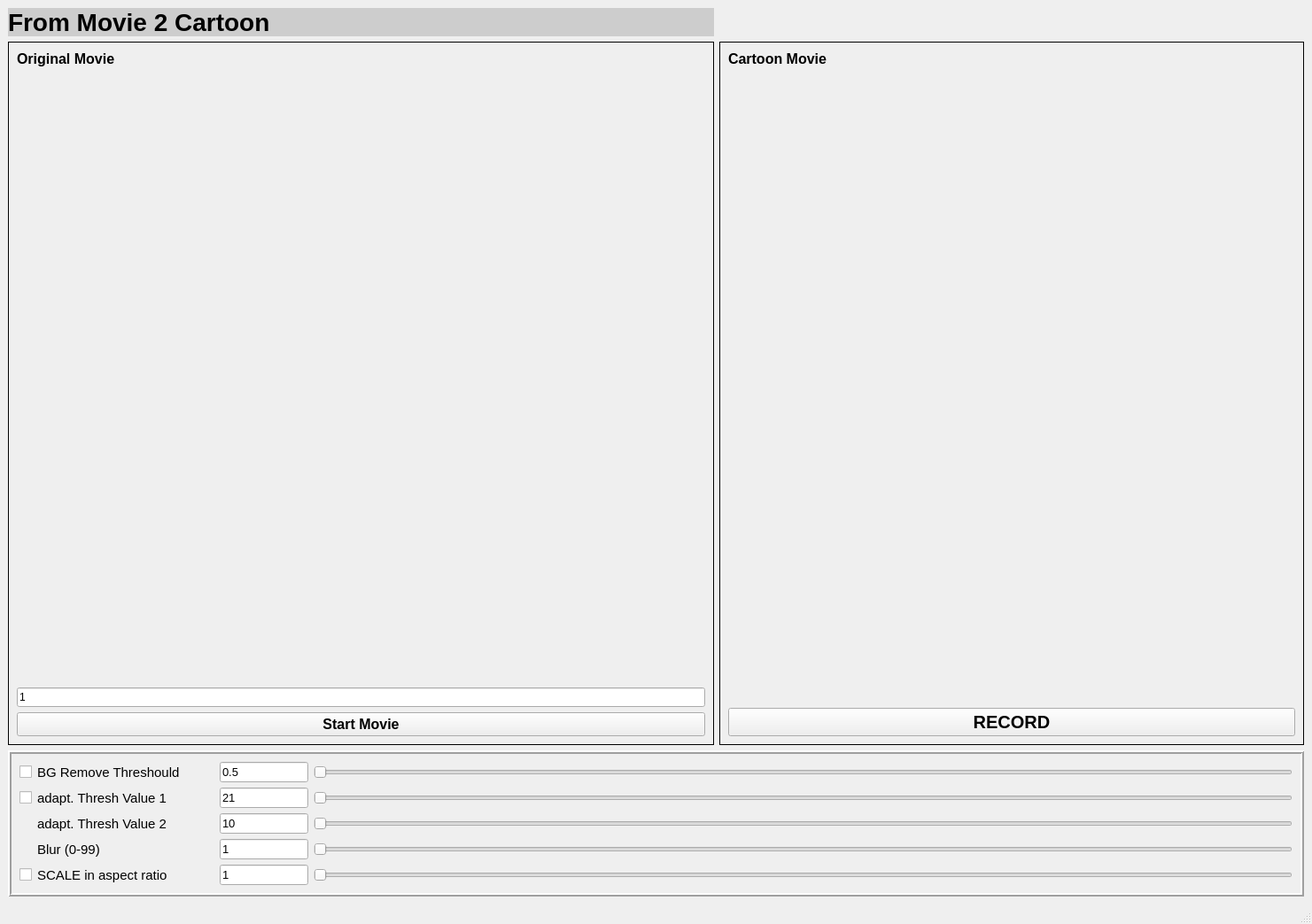
<?xml version="1.0" encoding="UTF-8"?>
<ui version="4.0">
 <class>MainWindow</class>
 <widget class="QMainWindow" name="MainWindow">
  <property name="geometry">
   <rect>
    <x>0</x>
    <y>0</y>
    <width>1481</width>
    <height>1043</height>
   </rect>
  </property>
  <property name="windowTitle">
   <string>MainWindow</string>
  </property>
  <widget class="QWidget" name="centralwidget">
   <layout class="QGridLayout" name="gridLayout_3">
    <item row="0" column="0">
     <widget class="QLabel" name="lbl_headline">
      <property name="font">
       <font>
        <pointsize>21</pointsize>
        <weight>75</weight>
        <bold>true</bold>
        <strikeout>false</strikeout>
       </font>
      </property>
      <property name="styleSheet">
       <string notr="true">background-color: rgb(205, 205, 205);</string>
      </property>
      <property name="frameShape">
       <enum>QFrame::NoFrame</enum>
      </property>
      <property name="frameShadow">
       <enum>QFrame::Plain</enum>
      </property>
      <property name="text">
       <string>From Movie 2 Cartoon</string>
      </property>
     </widget>
    </item>
    <item row="1" column="0">
     <widget class="QFrame" name="frame">
      <property name="frameShape">
       <enum>QFrame::Box</enum>
      </property>
      <property name="frameShadow">
       <enum>QFrame::Plain</enum>
      </property>
      <layout class="QGridLayout" name="gridLayout">
       <item row="4" column="0">
        <widget class="QPushButton" name="pushButton_StartStopCam">
         <property name="font">
          <font>
           <pointsize>12</pointsize>
           <weight>75</weight>
           <bold>true</bold>
          </font>
         </property>
         <property name="text">
          <string>Start Movie</string>
         </property>
        </widget>
       </item>
       <item row="0" column="0">
        <widget class="QLabel" name="lbl_ObjectCamera_2">
         <property name="font">
          <font>
           <pointsize>12</pointsize>
           <weight>75</weight>
           <bold>true</bold>
          </font>
         </property>
         <property name="text">
          <string>Original Movie</string>
         </property>
        </widget>
       </item>
       <item row="1" column="0">
        <widget class="QLabel" name="lbl_imgOriginal">
         <property name="font">
          <font>
           <pointsize>12</pointsize>
           <weight>50</weight>
           <bold>false</bold>
          </font>
         </property>
         <property name="text">
          <string/>
         </property>
         <property name="pixmap">
          <pixmap resource="image.qrc">:/image/images/originalObject.png</pixmap>
         </property>
         <property name="scaledContents">
          <bool>false</bool>
         </property>
        </widget>
       </item>
       <item row="3" column="0">
        <widget class="QLineEdit" name="lineEdit_camNr">
         <property name="text">
          <string>1</string>
         </property>
        </widget>
       </item>
       <item row="2" column="0">
        <spacer name="verticalSpacer">
         <property name="orientation">
          <enum>Qt::Vertical</enum>
         </property>
         <property name="sizeHint" stdset="0">
          <size>
           <width>20</width>
           <height>40</height>
          </size>
         </property>
        </spacer>
       </item>
      </layout>
     </widget>
    </item>
    <item row="1" column="1">
     <widget class="QFrame" name="frame_2">
      <property name="frameShape">
       <enum>QFrame::Box</enum>
      </property>
      <property name="frameShadow">
       <enum>QFrame::Plain</enum>
      </property>
      <layout class="QVBoxLayout" name="verticalLayout">
       <item>
        <widget class="QLabel" name="label_3">
         <property name="font">
          <font>
           <pointsize>12</pointsize>
           <weight>75</weight>
           <bold>true</bold>
          </font>
         </property>
         <property name="text">
          <string>Cartoon Movie</string>
         </property>
        </widget>
       </item>
       <item>
        <widget class="QLabel" name="lbl_filteredImg">
         <property name="minimumSize">
          <size>
           <width>640</width>
           <height>480</height>
          </size>
         </property>
         <property name="font">
          <font>
           <pointsize>10</pointsize>
          </font>
         </property>
         <property name="text">
          <string/>
         </property>
         <property name="pixmap">
          <pixmap resource="image.qrc">:/image/images/preview.png</pixmap>
         </property>
         <property name="scaledContents">
          <bool>false</bool>
         </property>
        </widget>
       </item>
       <item>
        <spacer name="verticalSpacer_2">
         <property name="orientation">
          <enum>Qt::Vertical</enum>
         </property>
         <property name="sizeHint" stdset="0">
          <size>
           <width>20</width>
           <height>40</height>
          </size>
         </property>
        </spacer>
       </item>
       <item>
        <widget class="QPushButton" name="pushButton_2">
         <property name="font">
          <font>
           <pointsize>15</pointsize>
           <weight>75</weight>
           <bold>true</bold>
          </font>
         </property>
         <property name="text">
          <string>RECORD</string>
         </property>
        </widget>
       </item>
      </layout>
     </widget>
    </item>
    <item row="2" column="0" colspan="2">
     <widget class="QFrame" name="frame_3">
      <property name="frameShape">
       <enum>QFrame::Box</enum>
      </property>
      <property name="frameShadow">
       <enum>QFrame::Raised</enum>
      </property>
      <property name="lineWidth">
       <number>2</number>
      </property>
      <layout class="QGridLayout" name="gridLayout_2">
       <item row="0" column="0">
        <widget class="QCheckBox" name="checkBox_treshouldFilter">
         <property name="minimumSize">
          <size>
           <width>0</width>
           <height>0</height>
          </size>
         </property>
         <property name="font">
          <font>
           <pointsize>12</pointsize>
          </font>
         </property>
         <property name="text">
          <string/>
         </property>
        </widget>
       </item>
       <item row="0" column="1">
        <widget class="QLabel" name="label_thresh1">
         <property name="minimumSize">
          <size>
           <width>200</width>
           <height>0</height>
          </size>
         </property>
         <property name="font">
          <font>
           <pointsize>11</pointsize>
          </font>
         </property>
         <property name="text">
          <string>BG Remove Threshould</string>
         </property>
        </widget>
       </item>
       <item row="0" column="2">
        <widget class="QLineEdit" name="lineEdit_thresh1">
         <property name="minimumSize">
          <size>
           <width>100</width>
           <height>0</height>
          </size>
         </property>
         <property name="maximumSize">
          <size>
           <width>50</width>
           <height>16777215</height>
          </size>
         </property>
         <property name="font">
          <font>
           <pointsize>10</pointsize>
          </font>
         </property>
         <property name="text">
          <string>0.5</string>
         </property>
        </widget>
       </item>
       <item row="0" column="3">
        <widget class="QSlider" name="horizontalSlider_thresh1">
         <property name="minimumSize">
          <size>
           <width>700</width>
           <height>0</height>
          </size>
         </property>
         <property name="font">
          <font>
           <pointsize>10</pointsize>
          </font>
         </property>
         <property name="singleStep">
          <number>1</number>
         </property>
         <property name="orientation">
          <enum>Qt::Horizontal</enum>
         </property>
        </widget>
       </item>
       <item row="1" column="0">
        <widget class="QCheckBox" name="checkBox_adaptThresh">
         <property name="minimumSize">
          <size>
           <width>0</width>
           <height>0</height>
          </size>
         </property>
         <property name="font">
          <font>
           <pointsize>12</pointsize>
          </font>
         </property>
         <property name="text">
          <string/>
         </property>
        </widget>
       </item>
       <item row="1" column="1">
        <widget class="QLabel" name="label_adaptThresh1">
         <property name="minimumSize">
          <size>
           <width>200</width>
           <height>0</height>
          </size>
         </property>
         <property name="font">
          <font>
           <pointsize>11</pointsize>
          </font>
         </property>
         <property name="text">
          <string>adapt. Thresh Value 1</string>
         </property>
        </widget>
       </item>
       <item row="1" column="2">
        <widget class="QLineEdit" name="lineEdit_value_adapThresh1">
         <property name="minimumSize">
          <size>
           <width>100</width>
           <height>0</height>
          </size>
         </property>
         <property name="maximumSize">
          <size>
           <width>50</width>
           <height>16777215</height>
          </size>
         </property>
         <property name="font">
          <font>
           <pointsize>10</pointsize>
          </font>
         </property>
         <property name="text">
          <string>21</string>
         </property>
        </widget>
       </item>
       <item row="1" column="3">
        <widget class="QSlider" name="horizontalSlider_adaptivThresh1">
         <property name="minimumSize">
          <size>
           <width>700</width>
           <height>0</height>
          </size>
         </property>
         <property name="font">
          <font>
           <pointsize>10</pointsize>
          </font>
         </property>
         <property name="maximum">
          <number>255</number>
         </property>
         <property name="singleStep">
          <number>4</number>
         </property>
         <property name="orientation">
          <enum>Qt::Horizontal</enum>
         </property>
        </widget>
       </item>
       <item row="2" column="1">
        <widget class="QLabel" name="label_adaptThresh2">
         <property name="minimumSize">
          <size>
           <width>200</width>
           <height>0</height>
          </size>
         </property>
         <property name="font">
          <font>
           <pointsize>11</pointsize>
          </font>
         </property>
         <property name="text">
          <string>adapt. Thresh Value 2</string>
         </property>
        </widget>
       </item>
       <item row="2" column="2">
        <widget class="QLineEdit" name="lineEdit_value_adapThresh2">
         <property name="minimumSize">
          <size>
           <width>100</width>
           <height>0</height>
          </size>
         </property>
         <property name="maximumSize">
          <size>
           <width>50</width>
           <height>16777215</height>
          </size>
         </property>
         <property name="font">
          <font>
           <pointsize>10</pointsize>
          </font>
         </property>
         <property name="text">
          <string>10</string>
         </property>
        </widget>
       </item>
       <item row="2" column="3">
        <widget class="QSlider" name="horizontalSlider_adaptivThresh2">
         <property name="minimumSize">
          <size>
           <width>700</width>
           <height>0</height>
          </size>
         </property>
         <property name="font">
          <font>
           <pointsize>10</pointsize>
          </font>
         </property>
         <property name="maximum">
          <number>255</number>
         </property>
         <property name="singleStep">
          <number>4</number>
         </property>
         <property name="orientation">
          <enum>Qt::Horizontal</enum>
         </property>
        </widget>
       </item>
       <item row="3" column="1">
        <widget class="QLabel" name="label_blur">
         <property name="minimumSize">
          <size>
           <width>200</width>
           <height>0</height>
          </size>
         </property>
         <property name="font">
          <font>
           <pointsize>11</pointsize>
          </font>
         </property>
         <property name="text">
          <string>Blur (0-99)</string>
         </property>
        </widget>
       </item>
       <item row="3" column="2">
        <widget class="QLineEdit" name="lineEdit_blur">
         <property name="minimumSize">
          <size>
           <width>100</width>
           <height>0</height>
          </size>
         </property>
         <property name="maximumSize">
          <size>
           <width>50</width>
           <height>16777215</height>
          </size>
         </property>
         <property name="font">
          <font>
           <pointsize>10</pointsize>
          </font>
         </property>
         <property name="text">
          <string>1</string>
         </property>
        </widget>
       </item>
       <item row="3" column="3">
        <widget class="QSlider" name="horizontalSlider_blur">
         <property name="minimumSize">
          <size>
           <width>700</width>
           <height>0</height>
          </size>
         </property>
         <property name="font">
          <font>
           <pointsize>10</pointsize>
          </font>
         </property>
         <property name="singleStep">
          <number>1</number>
         </property>
         <property name="orientation">
          <enum>Qt::Horizontal</enum>
         </property>
        </widget>
       </item>
       <item row="4" column="0">
        <widget class="QCheckBox" name="checkBox_valueScale">
         <property name="minimumSize">
          <size>
           <width>0</width>
           <height>0</height>
          </size>
         </property>
         <property name="font">
          <font>
           <pointsize>12</pointsize>
          </font>
         </property>
         <property name="text">
          <string/>
         </property>
        </widget>
       </item>
       <item row="4" column="1">
        <widget class="QLabel" name="label_thresh1_3">
         <property name="minimumSize">
          <size>
           <width>200</width>
           <height>0</height>
          </size>
         </property>
         <property name="font">
          <font>
           <pointsize>11</pointsize>
          </font>
         </property>
         <property name="text">
          <string>SCALE in aspect ratio</string>
         </property>
        </widget>
       </item>
       <item row="4" column="2">
        <widget class="QLineEdit" name="lineEdit_valueScale">
         <property name="minimumSize">
          <size>
           <width>100</width>
           <height>0</height>
          </size>
         </property>
         <property name="maximumSize">
          <size>
           <width>50</width>
           <height>16777215</height>
          </size>
         </property>
         <property name="font">
          <font>
           <pointsize>10</pointsize>
          </font>
         </property>
         <property name="text">
          <string>1</string>
         </property>
        </widget>
       </item>
       <item row="4" column="3">
        <widget class="QSlider" name="horizontalSlider_valueScale">
         <property name="minimumSize">
          <size>
           <width>700</width>
           <height>0</height>
          </size>
         </property>
         <property name="font">
          <font>
           <pointsize>10</pointsize>
          </font>
         </property>
         <property name="maximum">
          <number>255</number>
         </property>
         <property name="singleStep">
          <number>4</number>
         </property>
         <property name="orientation">
          <enum>Qt::Horizontal</enum>
         </property>
        </widget>
       </item>
      </layout>
     </widget>
    </item>
   </layout>
  </widget>
  <widget class="QMenuBar" name="menubar">
   <property name="geometry">
    <rect>
     <x>0</x>
     <y>0</y>
     <width>1481</width>
     <height>22</height>
    </rect>
   </property>
  </widget>
  <widget class="QStatusBar" name="statusbar"/>
 </widget>
 <resources>
  <include location="image.qrc"/>
  <include location="image.qrc"/>
 </resources>
 <connections/>
</ui>
